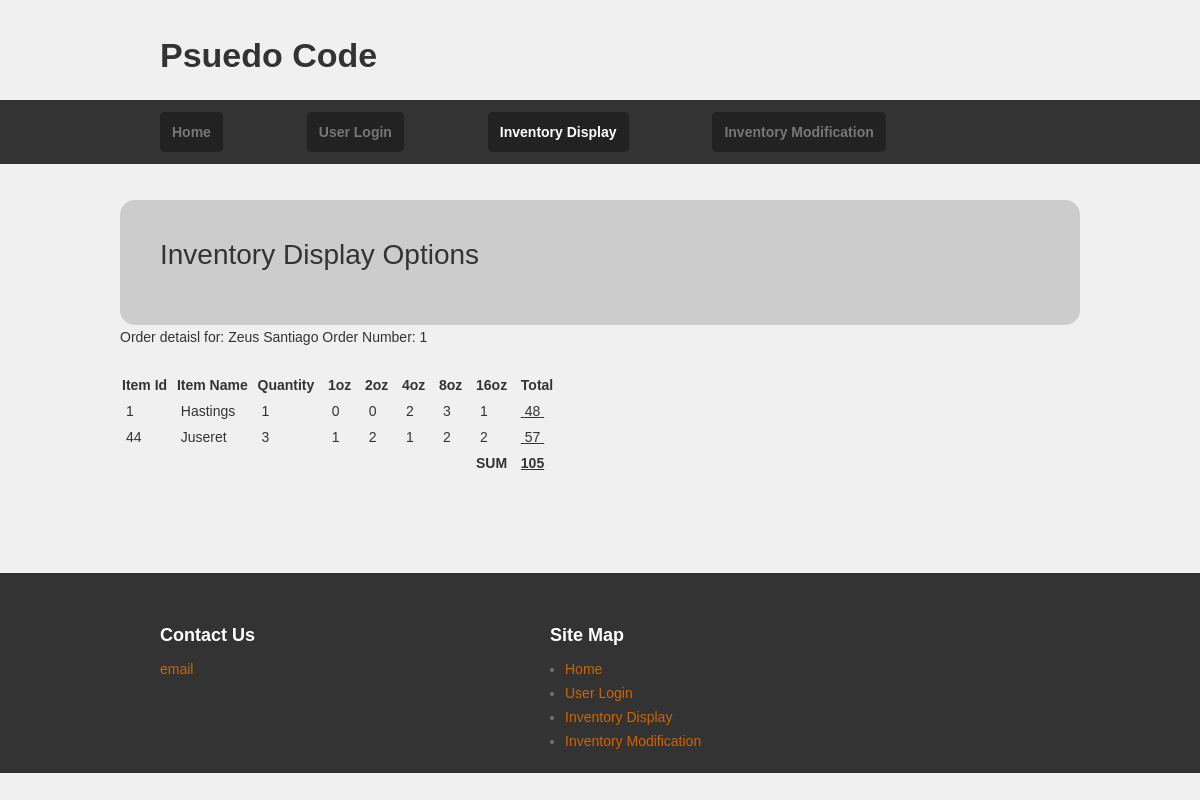
Screenshot of /PsuedoCode/orderdetails.php?ordernumber=1 with the database file from the repository.
### tables this page shows
CREATE TABLE `tbl_employees` (
  `employee_id` int(11) NOT NULL,
  `first_name` varchar(45) DEFAULT NULL,
  `last_name` varchar(45) DEFAULT NULL,
  `user_name` varchar(45) DEFAULT NULL,
  `email` varchar(80) DEFAULT NULL,
  `password` binary(64) DEFAULT NULL,
  `permission_level` tinyint(4) DEFAULT NULL,
  `creation_date` date DEFAULT NULL,
  PRIMARY KEY (`employee_id`),
  UNIQUE KEY `user_name_UNIQUE` (`user_name`)
);

CREATE TABLE `tbl_orders` (
  `order_id` int(11) NOT NULL AUTO_INCREMENT,
  `order_datetime` datetime DEFAULT NULL,
  `employee_id` int(11) DEFAULT NULL,
  PRIMARY KEY (`order_id`),
  KEY `fk_employees_0_idx` (`employee_id`),
  CONSTRAINT `fk_employees_1` FOREIGN KEY (`employee_id`) REFERENCES `tbl_employees` (`employee_id`) ON DELETE NO ACTION ON UPDATE NO ACTION
);

CREATE TABLE `tbl_order_items` (
  `order_items_id` int(11) NOT NULL AUTO_INCREMENT,
  `quantity` tinyint(4) DEFAULT NULL,
  `number_of_1oz` tinyint(4) DEFAULT NULL,
  `number_of_2oz` tinyint(4) DEFAULT NULL,
  `number_of_4oz` tinyint(4) DEFAULT NULL,
  `number_of_8oz` tinyint(4) DEFAULT NULL,
  `number_of_16oz` tinyint(4) DEFAULT NULL,
  `order_id` int(11) DEFAULT NULL,
  `item_id` int(11) DEFAULT NULL,
  PRIMARY KEY (`order_items_id`),
  KEY `fk_orders_1_idx` (`order_id`),
  KEY `fk_inventory_idx` (`item_id`),
  CONSTRAINT `fk_orders_10` FOREIGN KEY (`order_id`) REFERENCES `tbl_orders` (`order_id`) ON DELETE NO ACTION ON UPDATE NO ACTION,
  CONSTRAINT `fk_inventory` FOREIGN KEY (`item_id`) REFERENCES `tbl_inventory` (`item_id`) ON DELETE NO ACTION ON UPDATE NO ACTION
);

CREATE TABLE `tbl_inventory` (
  `item_id` int(11) NOT NULL AUTO_INCREMENT,
  `item_name` varchar(100) NOT NULL,
  `distributor_id` int(11) DEFAULT NULL,
  `item_number` int(11) DEFAULT NULL,
  `amount_tins` decimal(5,2) DEFAULT NULL,
  `amount_bags` decimal(5,2) DEFAULT NULL,
  `minimum_amount` decimal(5,2) DEFAULT NULL,
  `last_update_id` int(11) DEFAULT NULL,
  `date_created` date NOT NULL,
  `created_by_user` int(11) DEFAULT NULL,
  PRIMARY KEY (`item_id`)
);

### PsuedoCode/orderdetails.php (the view, shortened to what this page needs)
<?php
include('php/wrappers.php');
$id = $_GET['ordernumber'];
$query = <<< EOT
SELECT
	e.user_name
	,e.first_name
	, e.last_name
	, o.order_id
	, oi.item_id
	, i.item_name
	, oi.quantity
	, oi.number_of_1oz
	, oi.number_of_2oz
	, oi.number_of_4oz
	, oi.number_of_8oz
	, oi.number_of_16oz
FROM
	tbl_employees e
	, tbl_orders o
	, tbl_inventory i
	, tbl_order_items oi
WHERE
	 i.item_id = oi.item_id
	AND o.order_id = oi.order_id
	AND e.employee_id = o.employee_id
	AND o.order_id = $id
ORDER BY e.user_name, e.first_name, e.last_name, o.order_id
EOT;
$result = mysql_query($query);
$db_field = mysql_fetch_assoc($result);
echo ("
    <p> Order detaisl for: "
        .  $db_field['first_name'] . " "
        . $db_field['last_name'] . " Order Number: "
        . $db_field['order_id']
);
echo <<< EOT
<table>
    <tr>
        <th><b>Item Id &nbsp</b></th>
        <th><b>Item Name &nbsp</b></th>
        <th><b>Quantity &nbsp&nbsp</b></th>
        <th><b>1oz &nbsp&nbsp</b></th>
        <th><b>2oz &nbsp&nbsp</b></th>
        <th><b>4oz &nbsp&nbsp</b></th>
        <th><b>8oz &nbsp&nbsp</b></th>
        <th><b>16oz &nbsp&nbsp</b></th>
        <th><b>Total</b></th>
    </tr>
EOT;
$completeTotal = 0;
do {
    $completeTotal += $total =
        $db_field["number_of_1oz"]
        + ($db_field["number_of_2oz"] * 2)
        + ($db_field["number_of_4oz"] *4)
        + ($db_field["number_of_8oz"] * 8)
        + ($db_field["number_of_16oz"] *16);
    echo("<tr>");
    echo( "<td>&nbsp" . $db_field['item_id'] .  "&nbsp</td>" .
        "<td>&nbsp" . $db_field['item_name'] .  "&nbsp</td>" .
        "<td>&nbsp" . $db_field['quantity'] .  "&nbsp</td>" .
        "<td>&nbsp" . $db_field['number_of_1oz'] .  "&nbsp</td>" .
        "<td>&nbsp" . $db_field['number_of_2oz'] .  "&nbsp</td>" .
        "<td>&nbsp" . $db_field['number_of_4oz'] .  "&nbsp</td>" .
        "<td>&nbsp" . $db_field['number_of_8oz'] .  "&nbsp</td>" .
        "<td>&nbsp" . $db_field['number_of_16oz'] .  "&nbsp</td>" .
        "<td><u>&nbsp" . $total .  "&nbsp</u></td>"
    );
    echo("</tr>");
} while($db_field = mysql_fetch_assoc($result));
echo("<td></td><td></td><td></td><td></td><td></td><td></td><td></td><td><b>SUM</b></td><td><b><u>$completeTotal</u></b></td>");
echo("</table><br /><br /><br /><br />");
?>

### PsuedoCode/css/default.css (style rules this page uses)
html, body, div, span, applet, object, iframe, h1, h2, h3, h4, h5, h6, p, blockquote, pre, a, abbr, acronym, address, big, cite, code, del, dfn, em, font, img, ins, kbd, q, s, samp, small, strike, strong, sub, sup, tt, var, b, u, i, center, dl, dt, dd, ol, ul, li, fieldset, form, label, legend, caption, tbody, tfoot, thead, tr, th, td { margin: 0; padding: 0; border: 0; outline: 0; font-size: 100%; vertical-align: baseline; background: transparent; }
body { line-height: 1; }
body { background: #f0f0f0; border: none; color: #333; margin: 0 auto; font: 14px/24px Helvetica, Arial, sans-serif; width: 960px; }
p { font-weight: normal; padding-bottom: 22px; }

### rows the page displays
tbl_employees: first_name "Zeus", last_name "Santiago", tbl_order_items.item_id "1", tbl_inventory.item_name "Hastings", tbl_order_items.quantity "1", tbl_order_items.number_of_1oz "0", tbl_order_items.number_of_2oz "0", tbl_order_items.number_of_4oz "2", tbl_order_items.number_of_8oz "3", tbl_order_items.number_of_16oz "1", tbl_order_items.number_of_1oz+number_of_2oz+number_of_4oz "48", tbl_order_items.item_id "44", tbl_inventory.item_name "Juseret", tbl_order_items.quantity "3", tbl_order_items.number_of_1oz "1", tbl_order_items.number_of_2oz "2", tbl_order_items.number_of_4oz "1", tbl_order_items.number_of_8oz "2", tbl_order_items.number_of_16oz "2", tbl_order_items.number_of_1oz+number_of_2oz+number_of_4oz "57"
tbl_orders: order_id "1"

### other values shown
$title "Inventory Display Options"
$completeTotal "105"
